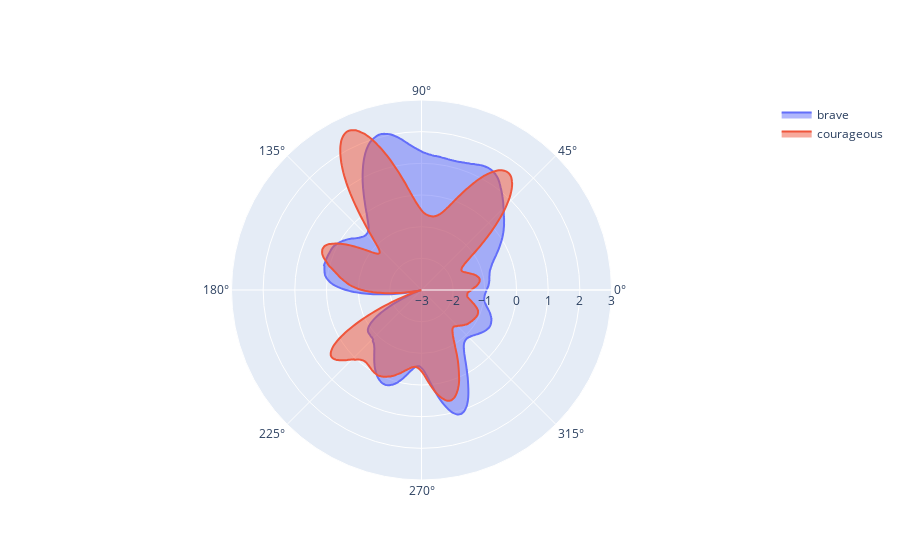

Notebook source saved alongside this figure:
### Code cell
# Select word
word1 = 'brave'
word2 = 'courageous'

# Retrieve a word embedding and apply sort & coef
id1 = tokenizer.convert_tokens_to_ids([word1])[0]
id2 = tokenizer.convert_tokens_to_ids([word2])[0]
print(tokenizer.decode(torch.tensor([id1])), tokenizer.decode(torch.tensor([id2])))
word_repr1 = np.array([vocab_emb_matrix[id1, dim] * coefs[i] for i, dim in enumerate(path)])
word_repr2 = np.array([vocab_emb_matrix[id2, dim] * coefs[i] for i, dim in enumerate(path)])

# Apply the filter
word_repr1 = circular_convolution(word_repr1, filter)
word_repr2 = circular_convolution(word_repr2, filter)

# Plot the two words
fig = go.Figure()
fig.add_trace(go.Scatterpolar(r=word_repr1, name=word1))
fig.add_trace(go.Scatterpolar(r=word_repr2, name=word2))
fig.update_traces(fill='toself')
fig.update_layout(polar=dict(radialaxis=dict(range=[-3, 3])))
fig.show()

### Figure 1 — Plotly figure (JSON) as saved in the notebook; plotly's stock layout.template omitted (floating-point values rounded to 4 significant figures; data arrays with more than 128 entries replaced by an {"elided": "..."} marker saying what was removed)
{"data": [{"fill": "toself", "name": "brave", "r": {"elided": "769 float values"}, "type": "scatterpolar"}, {"fill": "toself", "name": "courageous", "r": {"elided": "769 float values"}, "type": "scatterpolar"}], "layout": {"polar": {"radialaxis": {"range": [-3, 3]}}}}
